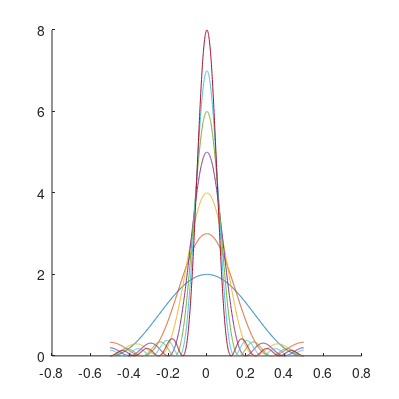

Source code (MATLAB):
% The Fejer Kernel
% Author: Simon Gruening

figure('position',[0,0,400,400])
hold on;

% ---
F = @(t,N) (1./(1+N)).*((sin(pi.*(N+1).*t)./sin(pi.*t))).^2;
I = -0.5:0.001:0.5;

for n=1:7
    plot(I,F(I,n));
end
% ---

set(gcf,'PaperPositionMode','auto','PaperSize',[5,5])
saveas(gcf,'fejerkernel.pdf')